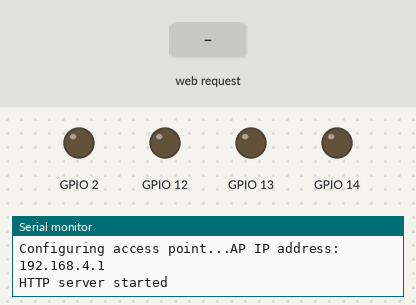
The sketch below on a simulated ESP8266 (NodeMCU). Parts: output pins drawn as LEDs (lit = HIGH), the last lines printed to the serial monitor. Inputs (shaded band) come from the test bench.

Above: at 2.2 s.
2.3 s: HTTP request GET /2 received
At 3.6 s:
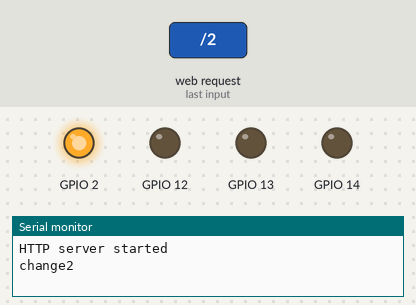
4.0 s: HTTP request GET /12 received
At 4.8 s:
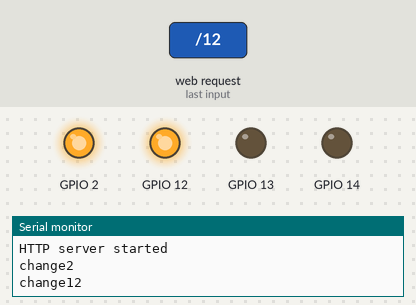
5.5 s: HTTP request GET /13 received
At 5.9 s:
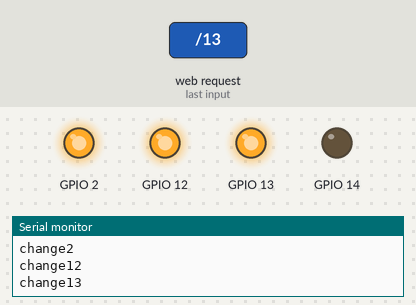
7.0 s: HTTP request GET /14 received
At 8.2 s:
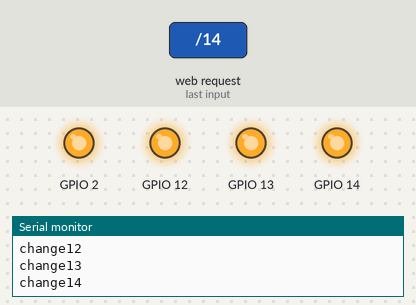
8.5 s: HTTP request GET /2 received
At 9.5 s:
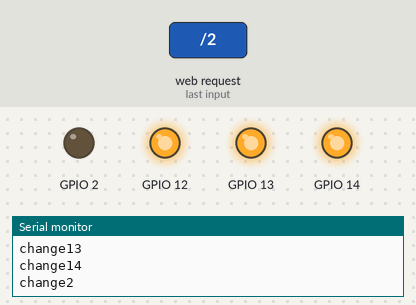
10.0 s: HTTP request GET /12 received
At 10.6 s:
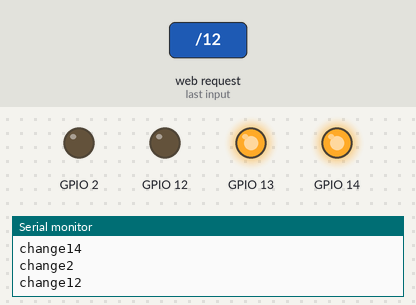
Timing chart, 0 to 12.5 s (numbered marks = the images above; inputs shaded):
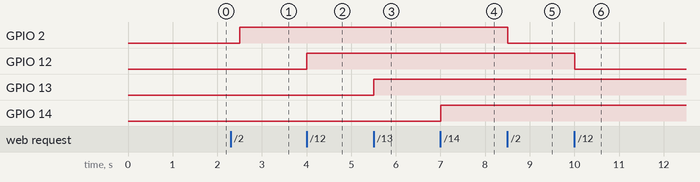

The sketch:

WiFiTestBatery.ino
```cpp
#include <ESP8266WiFi.h>
#include <WiFiClient.h>
#include <ESP8266WebServer.h>
#include <time.h>
#include <Ticker.h>


int analogMax = 1023;
bool pin12On = false;
bool pin13On = false;
bool pin14On = false;
//Set these to your desired credentials.
const char *ssid = "Gualala Gadget Test";
const char *password = "";
String html = "";
ESP8266WebServer server(80);
//////////////////
/* Go to http://192.168.4.1 in a web browser
 * connected to this access point to see it.
 */

void handleRoot() {
Serial.println("handleRoot");
server.send(200, "text/html", html);
}

void getData() {

  Serial.println("getData");
  int LEDStatus =  digitalRead(2);
  if(LEDStatus == 0) {
    LEDStatus = 255;
  } else {
     LEDStatus = 0;
  }
   digitalWrite(2, LEDStatus);
  server.send(200, "text/html", html);
}

void change2() {

  Serial.println("change2");
  int LEDStatus =  digitalRead(2);
  if(LEDStatus == LOW) {
    digitalWrite(2, HIGH);
  } else {
    digitalWrite(2, LOW);
  }
  server.send(200, "text/html", html);
}

void change12() {

  Serial.println("change12");
  //int LEDStatus =  digitalRead(12);

  pin12On = !pin12On;
  digitalWrite(12,pin12On);
  server.send(200, "text/html", html);
}

void change13() {

  Serial.println("change13");
  //int LEDStatus =  digitalRead(13);

  pin13On = !pin13On;
  digitalWrite(13,pin13On);
  server.send(200, "text/html", html);
}

void change14() {

  Serial.println("change14");
  int LEDStatus =  digitalRead(14);
  if(LEDStatus == LOW) {
    digitalWrite(14, HIGH);
  } else {
    digitalWrite(14, LOW);
  }
  server.send(200, "text/html", html);
}


void displayServerArgs() {

  String msg = "Num of args rec: ";
  msg += server.args();
  msg += "\n";
  for(int i=0;i<server.args();i++) {

    msg +="Args no." + String(i) + "->";
    msg += server.argName(i);
    msg += "values: " + server.arg(i);

  }
 Serial.println(msg);

}


void setup() {
Serial.begin(115200);
Serial.println("In Setup");
WiFi.persistent(false);
html ="<html lang=\"en\"> <head> <meta charset=\"utf-8\"> <meta name=\"viewport\" content=\"width=device-width, initial-scale=1, shrink-to-fit=no\"> <meta name=\"description\" content=\"\"> <meta name=\"author\" content=\"\"> <title>Tommy's BirthDay Clock</title> <style type=\"text/css\"> .button { background-color: #4CAF50; /* Green */ border: none; color: white; padding: 15px 32px; text-align: center; text-decoration: none; display: inline-block; font-size: 16px; height: 50px; } </style> </head> <body> <center> <input type=\"button\" class=\"button\" onClick=\"updatePin2()\" value=\"LED Pin 2\"> <br> <br> <input type=\"button\" class=\"button\" onClick=\"updatePin12()\" value=\"Pin 12\"> <br> <br> <input type=\"button\" class=\"button\" onClick=\"updatePin13()\" value=\"Pin 13\"> <br> <br> <input type=\"button\" class=\"button\" onClick=\"updatePin14()\" value=\"Pin 14\"> <br> <br> <output id=\"switch\" style=\"font-family:Courier; color:Gray; font-size: 20px;\"> no reading on pin 16 </output> </center> <br> <script> function updatePin2(){ var xhttp = new XMLHttpRequest(); xhttp.open(\"GET\", \"/2\", true); xhttp.send(); } function updatePin12(){ var xhttp = new XMLHttpRequest(); xhttp.open(\"GET\", \"/12\", true); xhttp.send(); } function updatePin13(){ var xhttp = new XMLHttpRequest(); xhttp.open(\"GET\", \"/13\", true); xhttp.send(); } function updatePin14(){ var xhttp = new XMLHttpRequest(); xhttp.open(\"GET\", \"/14\", true); xhttp.send(); } //example of using a word function motor(){ var xhttp = new XMLHttpRequest(); xhttp.open(\"GET\", \"/motor\", true); xhttp.send(); } //example of using POST function setAlarm(){ var xhttp = new XMLHttpRequest(); xhttp.open(\"POST\", \"/alarm\", true); var timeStamp = alarmHour + \":\" + alarmMinute; xhttp.send(timeStamp); } //handy function formatNumber(i) { if (i < 10) {i = \"0\" + i}; return i; } </script> </body> </html>";

pinMode(2, OUTPUT);
pinMode(12, OUTPUT);
pinMode(13, OUTPUT);
pinMode(14, OUTPUT);
delay(1000);
Serial.print("Configuring access point...");
/* You can remove the password parameter if you want the AP to be open. */
WiFi.softAP(ssid, password);

IPAddress myIP = WiFi.softAPIP();
Serial.print("AP IP address: ");
Serial.println(myIP);

server.on("/", handleRoot);
server.on("/2", change2);
server.on("/12", change12);
server.on("/13", change13);
server.on("/14", change14);


server.begin();
Serial.println("HTTP server started");

}

void loop() {
  server.handleClient();
   delay(500);


}
```

Measured:
- after the input at 2.3 s, GPIO 2: LOW → HIGH after 0.20 s
- after the input at 4.0 s, GPIO 12: LOW → HIGH at once
- after the input at 5.5 s, GPIO 13: LOW → HIGH at once
- after the input at 7.0 s, GPIO 14: LOW → HIGH at once
- after the input at 8.5 s, GPIO 2: HIGH → LOW at once
- after the input at 10.0 s, GPIO 12: HIGH → LOW at once
